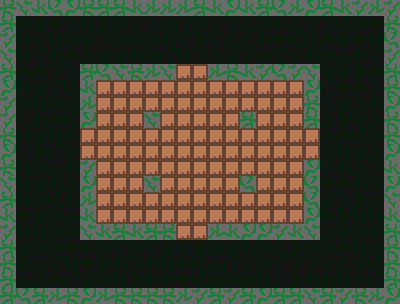

This game map was drawn from its Tiled (.tmx) file and the tilesets committed beside it. A one-line description and the full map source follow:
An orthogonal 25x19 tile map with 16x16 px tiles, 2 tile layers (floor, walls) and 13 objects (4x player, 3x scout, 3x champion, door, enemy, ...).

<map version="1.10" tiledversion="1.11.2" orientation="orthogonal" renderorder="right-down" width="25" height="19" tilewidth="16" tileheight="16" infinite="0" nextlayerid="6" nextobjectid="14">
 <properties>
  <property name="coins" type="int" value="14" />
  <property name="name" value="The Inner Court" />
 </properties>
 <tileset firstgid="1" source="tiles.tsx" />
 <layer id="1" name="floor" width="25" height="19">
  <data encoding="csv">
3221225479,1073741829,3221225479,1073741831,3221225477,3221225477,2147483653,1073741829,1073741831,3221225478,2147483653,1073741829,1073741832,1073741830,2147483654,1073741830,2147483656,7,2147483653,5,1073741829,6,1073741831,7,1073741829,
3221225480,1073741829,2147483653,1073741830,1073741831,5,7,1073741829,3221225478,1073741831,2147483653,3221225479,1073741829,3221225478,8,1073741832,1073741829,3221225477,1073741832,8,1073741831,2147483655,1073741829,1073741830,2147483653,
2147483653,5,3221225478,5,1073741829,2147483653,2147483656,1073741829,3221225478,1073741829,3221225477,8,7,8,1073741832,1073741832,3221225477,1073741830,2147483655,2147483655,6,2147483653,1073741830,5,5,
3221225477,5,8,3221225477,6,3221225480,2147483653,2147483653,3221225477,1073741829,3221225479,5,2147483656,3221225480,2147483653,2147483656,6,8,3221225478,3221225477,1073741829,2147483654,3221225477,8,2147483653,
1073741830,6,6,2147483656,1073741831,7,1073741829,2147483654,5,2147483653,1073741831,9,9,3221225477,1073741829,2147483653,3221225477,2147483655,1073741831,2147483653,2147483653,2147483653,7,6,1073741832,
3221225480,5,2147483653,8,2147483655,1073741829,9,9,9,9,9,9,9,9,9,9,9,9,9,7,3221225479,1073741830,6,1073741831,2147483653,
2147483653,1073741829,5,1073741829,2147483653,2147483653,9,9,9,9,9,9,9,9,9,9,9,9,9,5,1073741831,2147483653,3221225480,3221225477,2147483656,
3221225477,1073741832,3221225477,6,2147483655,3221225480,9,9,9,3221225477,9,9,9,9,9,7,9,9,9,2147483653,3221225480,7,3221225478,3221225480,5,
3221225479,5,2147483653,5,3221225477,9,9,9,9,9,9,9,9,9,9,9,9,9,9,9,6,6,2147483655,1073741829,3221225480,
2147483653,2147483656,7,3221225479,1073741829,9,9,9,9,9,9,9,9,9,9,9,9,9,9,9,2147483655,5,2147483653,3221225480,5,
1073741829,5,1073741829,2147483654,3221225477,1073741830,9,9,9,9,9,9,9,9,9,9,9,9,9,3221225477,1073741831,3221225477,3221225480,2147483656,2147483653,
7,5,2147483653,3221225477,3221225480,5,9,9,9,6,9,9,9,9,9,6,9,9,9,2147483653,1073741830,6,3221225477,2147483656,3221225479,
3221225478,5,1073741829,2147483655,3221225477,2147483655,9,9,9,9,9,9,9,9,9,9,9,9,9,2147483653,2147483653,1073741831,7,2147483654,1073741830,
5,1073741830,2147483653,1073741829,2147483654,2147483653,9,9,9,9,9,9,9,9,9,9,9,9,9,6,3221225477,7,5,5,5,
3221225480,5,5,1073741829,1073741829,2147483653,1073741829,3221225477,1073741830,2147483653,1073741829,9,9,3221225477,3221225479,8,5,3221225477,3221225479,2147483653,3221225480,2147483653,1073741829,3221225477,2147483656,
2147483656,2147483653,1073741829,1073741829,1073741830,3221225477,1073741829,8,1073741829,8,2147483653,1073741832,2147483653,1073741829,2147483653,3221225477,1073741829,1073741832,7,1073741829,1073741829,6,5,2147483653,2147483653,
2147483653,2147483653,2147483654,8,5,1073741830,2147483653,3221225477,2147483656,3221225477,5,3221225477,2147483655,2147483654,3221225479,3221225478,1073741829,8,2147483656,2147483656,3221225478,1073741832,2147483653,2147483655,2147483655,
1073741831,2147483654,2147483653,6,3221225479,2147483653,1073741829,5,7,3221225477,3221225477,1073741830,2147483655,1073741829,1073741829,1073741829,5,1073741831,7,3221225477,3221225477,5,3221225478,3221225479,2147483655,
5,3221225479,2147483656,2147483653,8,3221225479,3221225477,2147483653,2147483653,1073741829,3221225479,8,5,2147483653,5,1073741829,1073741832,2147483653,1073741830,6,1073741829,2147483653,5,2147483656,3221225477
</data>
 </layer>
 <layer id="2" name="walls" width="25" height="19">
  <data encoding="csv">
2147483649,4,2147483650,2147483651,3,2147483649,1,1,2147483650,2,2,2,1,2147483650,3,2147483650,1,2147483651,2,3,1,2147483650,2147483652,2,2147483652,
1,0,0,0,0,0,0,0,0,0,0,0,0,0,0,0,0,0,0,0,0,0,0,0,2147483649,
2147483652,0,0,0,0,0,0,0,0,0,0,0,0,0,0,0,0,0,0,0,0,0,0,0,2147483651,
4,0,0,0,0,0,0,0,0,0,0,0,0,0,0,0,0,0,0,0,0,0,0,0,2147483652,
1,0,0,0,0,1,2147483651,4,2147483649,2,4,0,0,2,2147483649,2147483650,2147483652,2147483651,2147483652,4,0,0,0,0,1,
3,0,0,0,0,2147483650,0,0,0,0,0,0,0,0,0,0,0,0,0,3,0,0,0,0,2147483649,
2147483652,0,0,0,0,2,0,0,0,0,0,0,0,0,0,0,0,0,0,2147483649,0,0,0,0,3,
2147483652,0,0,0,0,3,0,0,0,4,0,0,0,0,0,1,0,0,0,1,0,0,0,0,2147483649,
2147483649,0,0,0,0,0,0,0,0,0,0,0,0,0,0,0,0,0,0,0,0,0,0,0,2147483649,
3,0,0,0,0,0,0,0,0,0,0,0,0,0,0,0,0,0,0,0,0,0,0,0,3,
2147483649,0,0,0,0,2147483652,0,0,0,0,0,0,0,0,0,0,0,0,0,3,0,0,0,0,2147483650,
4,0,0,0,0,3,0,0,0,4,0,0,0,0,0,2147483651,0,0,0,2147483651,0,0,0,0,3,
1,0,0,0,0,2,0,0,0,0,0,0,0,0,0,0,0,0,0,2147483651,0,0,0,0,4,
2147483650,0,0,0,0,2147483650,0,0,0,0,0,0,0,0,0,0,0,0,0,3,0,0,0,0,2147483650,
2147483652,0,0,0,0,4,2147483650,1,2147483650,1,2147483649,0,0,2,2147483650,3,3,2147483652,2147483650,4,0,0,0,0,1,
1,0,0,0,0,0,0,0,0,0,0,0,0,0,0,0,0,0,0,0,0,0,0,0,2147483649,
2147483649,0,0,0,0,0,0,0,0,0,0,0,0,0,0,0,0,0,0,0,0,0,0,0,2147483649,
1,0,0,0,0,0,0,0,0,0,0,0,0,0,0,0,0,0,0,0,0,0,0,0,1,
1,2147483651,1,2,2147483649,3,2,2147483649,2147483649,2147483649,2147483649,2,2147483652,1,2147483652,1,3,1,1,4,1,2147483652,2147483649,2,3
</data>
 </layer>
 <objectgroup id="3" name="doors">
  <object id="1" name="door" x="176" y="128" width="32" height="32">
   <properties>
    <property name="destination" value="level8" />
   </properties>
  </object>
 </objectgroup>
 <objectgroup id="4" name="spawn points">
  <object id="2" name="player" x="32" y="144">
   <point />
  </object>
  <object id="3" name="player" x="32" y="192">
   <point />
  </object>
  <object id="4" name="player" x="48" y="48">
   <point />
  </object>
  <object id="5" name="player" x="48" y="256">
   <point />
  </object>
  <object id="6" name="enemy" x="352" y="144">
   <point />
  </object>
  <object id="7" name="enemy" type="scout" x="192" y="32">
   <point />
  </object>
  <object id="8" name="enemy" type="brute" x="192" y="272">
   <point />
  </object>
  <object id="9" name="enemy" type="champion" x="128" y="192">
   <point />
  </object>
 </objectgroup>
 <objectgroup id="5" name="enemies">
  <object id="10" name="knight" type="champion" x="128" y="112">
   <point />
  </object>
  <object id="11" name="knight" type="champion" x="272" y="192">
   <point />
  </object>
  <object id="12" name="knight" type="scout" x="352" y="48">
   <point />
  </object>
  <object id="13" name="knight" type="scout" x="352" y="256">
   <point />
  </object>
 </objectgroup>
</map>
